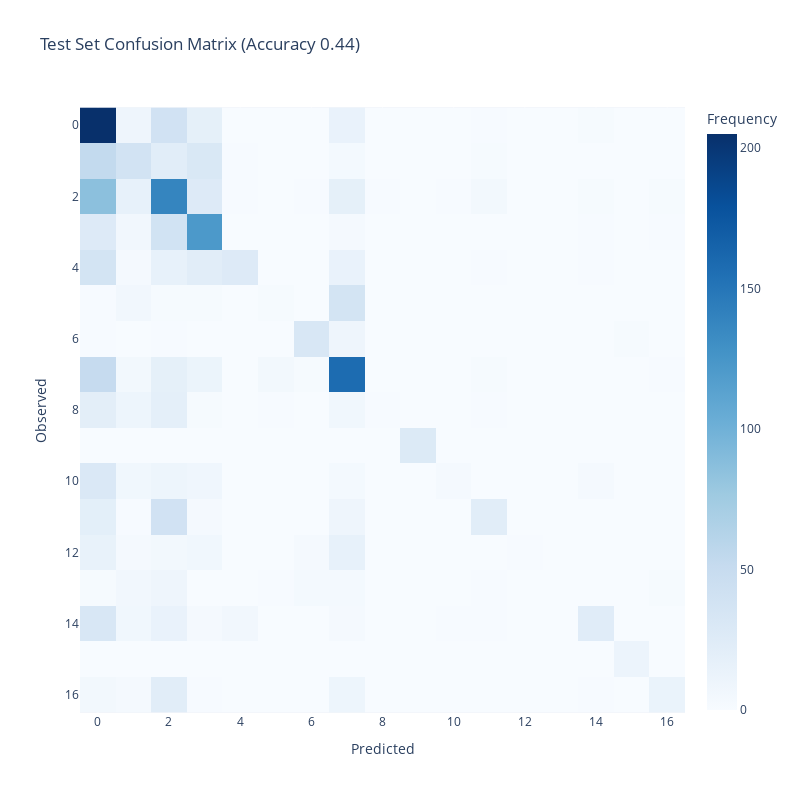

The cell this chart's notebook holds for it:
### Code cell
px.imshow(
    confusion_matrix(y_test, pred_test),
    title = f'Test Set Confusion Matrix (Accuracy {round(score_test,2)})', 
    color_continuous_scale='Blues',
    height = 800,
    width = 800,
    labels = {
        'x': 'Predicted',
        'y': 'Observed',
        'color': 'Frequency'
    }
)

### Figure 1 — Plotly figure (JSON) as saved in the notebook; plotly's stock layout.template omitted (floating-point values rounded to 4 significant figures; data arrays with more than 128 entries replaced by an {"elided": "..."} marker saying what was removed)
{"data": [{"coloraxis": "coloraxis", "hovertemplate": "Predicted: %{x}<br>Observed: %{y}<br>Frequency: %{z}<extra></extra>", "name": "0", "type": "heatmap", "xaxis": "x", "yaxis": "y", "z": {"elided": "17x17 int values"}}], "layout": {"coloraxis": {"colorbar": {"title": {"text": "Frequency"}}, "colorscale": [[0, "rgb(247,251,255)"], [0.125, "rgb(222,235,247)"], [0.25, "rgb(198,219,239)"], [0.375, "rgb(158,202,225)"], [0.5, "rgb(107,174,214)"], [0.625, "rgb(66,146,198)"], [0.75, "rgb(33,113,181)"], [0.875, "rgb(8,81,156)"], [1, "rgb(8,48,107)"]]}, "height": 800, "title": {"text": "Test Set Confusion Matrix (Accuracy 0.44)"}, "width": 800, "xaxis": {"anchor": "y", "constrain": "domain", "domain": [0, 1], "scaleanchor": "y", "title": {"text": "Predicted"}}, "yaxis": {"anchor": "x", "autorange": "reversed", "constrain": "domain", "domain": [0, 1], "title": {"text": "Observed"}}}}
